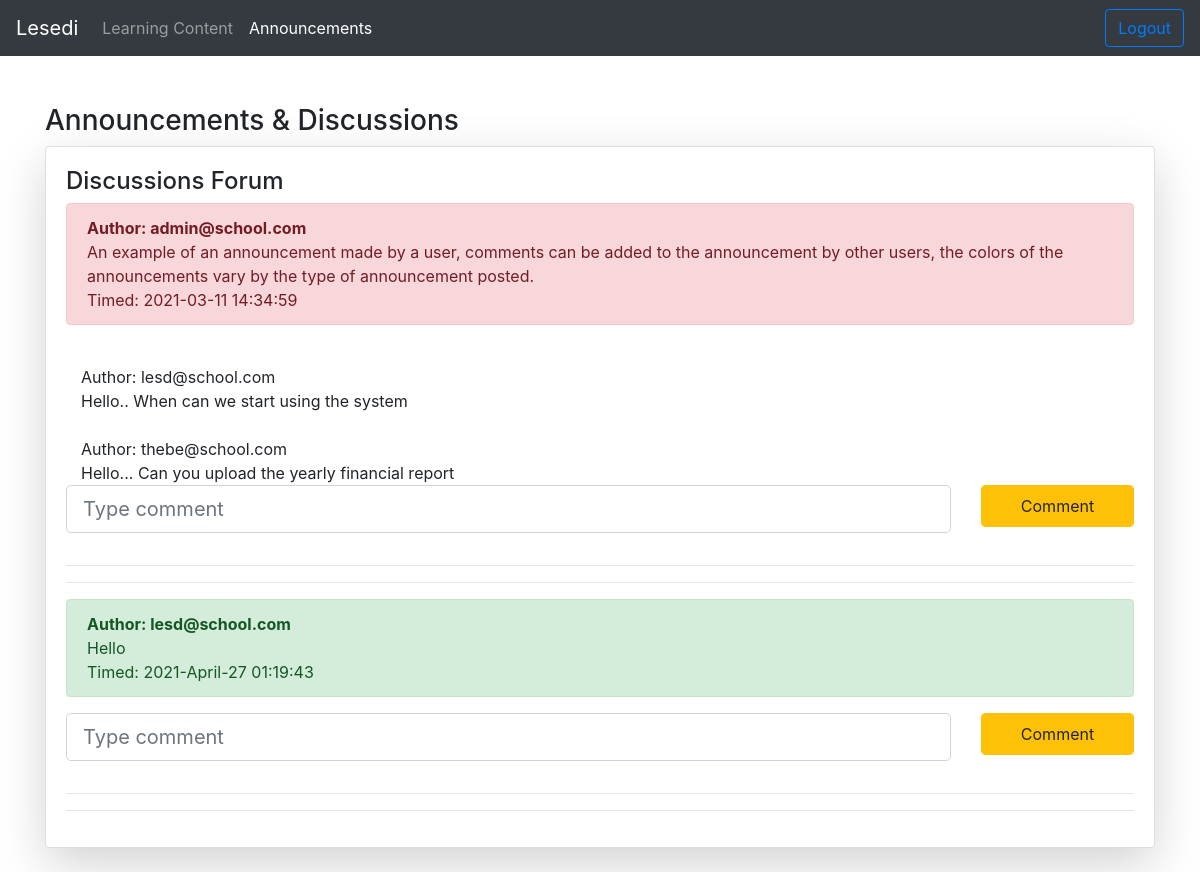
Page /pages/annSTU.php (signed in) on the committed database.
### tables this page shows
CREATE TABLE `announcements` (
  `annID` int(20) NOT NULL,
  `id` int(20) NOT NULL,
  `nako` varchar(50) DEFAULT NULL,
  `author` varchar(50) DEFAULT NULL,
  `title` varchar(255) NOT NULL,
  `mokwalo` varchar(300) DEFAULT NULL,
  `type` varchar(10) DEFAULT NULL
);

CREATE TABLE `comments` (
  `id` int(10) NOT NULL,
  `author` varchar(50) NOT NULL,
  `mokwalo` varchar(255) NOT NULL
);

### pages/annSTU.php (the view, shortened to what this page needs)
<?php include("auth_session.php");
require_once "../db.php"; ?>
<!DOCTYPE html>
<html lang="en" dir="ltr">
<head>
  <link rel="stylesheet" href="bootstrap/css/bootstrap.min.css">
</head>
<body>
  <nav class="navbar navbar-expand-lg navbar-dark bg-dark">
    <a class="navbar-brand" href="../dashboard_stu.php"><?php echo $_SESSION['username']; ?></a>
    <div class="collapse navbar-collapse" id="navbarSupportedContent">
      <ul class="navbar-nav mr-auto">
        <li class="nav-item">
          <a href="ins/browse.php" class = "nav-link ">Learning Content</a>
        </li>
        <li class="nav-item">
          <a href="annSTU.php" class = "nav-link active">Announcements</a>
        </li>
      </ul>
      <a href="../logout.php"><button class="btn btn-outline-primary my-2 my-sm-0" type="submit" >Logout</button></a>
    </div>
  </nav>
  <br><br>
  <div class="container">
    <h3>Announcements & Discussions</h3>
    <div class="card shadow-lg bg-white rounded border-none mb-4">
      <div class="card-body">
        <h4>Discussions Forum</h4>
        <div class="card-text ">
          <?php
          $annGen = $con->prepare('SELECT * FROM announcements');
          $annGen->execute();
          $result = $annGen->get_result();
          while ($row = $result->fetch_assoc()){
            if($row['type'] == 0){
              $colorCode = "alert-danger";
            }elseif($row['type'] == 1){
              $colorCode = "alert-success";
            }elseif($row['type'] == 2){
              $colorCode = "alert-warning";
            }else{
              $colorCode = "alert-primary";
            }
            ?>
            <div class='alert <?php echo $colorCode; ?>  col-12'>
              <strong> Author: <?=$row['author']?></strong>
              <br>
              <?=$row['mokwalo']?>
              <br>
              Timed: <?=$row['nako']?>
            </div>
            <?php
            $aID = $row['annID'];
            $commentsEngine = $con->prepare('SELECT * FROM comments WHERE id = ?');
            $commentsEngine->bind_param('s',$crnt);
            $crnt = $aID;
            $commentsEngine->execute();
            $cRes = $commentsEngine->get_result();
            if($cRes){
              while ($r = $cRes->fetch_assoc()){
                if($r['id']==$aID){
                  echo "<br>";
                  echo '<div class = "container" >';
                  echo "Author: ";echo $r['author'];
                  echo "<br>";
                  echo $r['mokwalo'];
                  echo "</div>";
                }
              }
            }else{
              echo "No comments yet!";
            }
            ?>
            <form class="" action="<?php echo htmlspecialchars($_SERVER["PHP_SELF"]); ?>" method="post">
              <div class="row">
                <div class="col-lg-10 mb-3">
                  <input type="text" class="form-control form-control-lg" name="cmnText" placeholder="Type comment">
                </div>
                <div class="col-lg-2 mb-3 ">
                  <input type="submit" class="btn btn-warning form-control form-control-lg" name= "comment" value = "Comment">
                </div>
              </div>
            </form>
            <hr><hr>
          <?php
        }
            ?>
        </div>
      </div>
    </div>
  </div>
</body>
</html>

### rows in the picture
announcements: author "admin@school.com", mokwalo "An example of an announcement made by a user, comments can be added to the announcement by other users, the colors of the announcements vary by the type of announcement posted.", nako "2021-03-11 14:34:59"
comments: author "lesd@school.com", mokwalo "Hello.. When can we start using the system"
comments: author "thebe@school.com", mokwalo "Hello... Can you upload the yearly financial report"
announcements: author "lesd@school.com", mokwalo "Hello", nako "2021-April-27 01:19:43"

### other values in the picture
$_SESSION['username'] "Lesedi"
